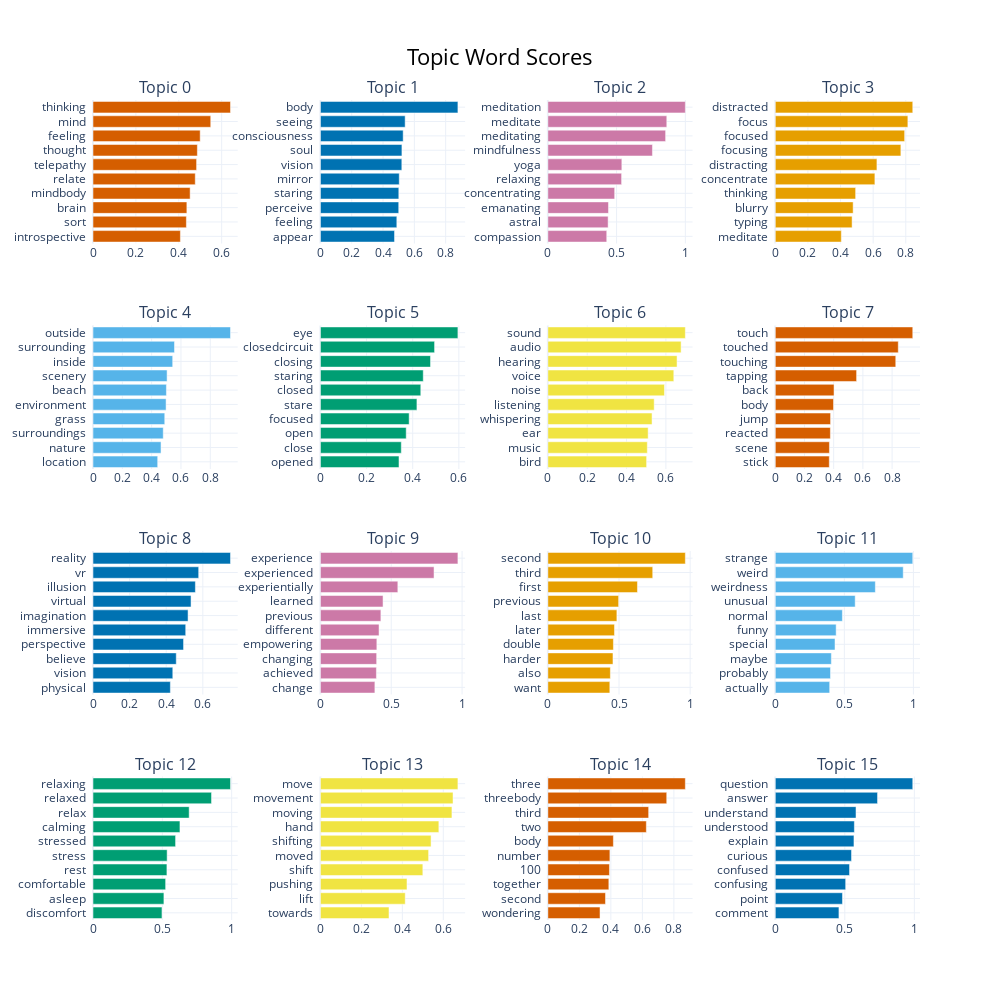

Write notebook code for a chart like this one.
### Code cell
topic_model.visualize_barchart(top_n_topics = 16, n_words = 10)

### Figure 1 — Plotly figure (JSON) as saved in the notebook; plotly's stock layout.template omitted (floating-point values rounded to 4 significant figures)
{"data": [{"marker": {"color": "#D55E00"}, "orientation": "h", "type": "bar", "x": [0.4075, 0.4355, 0.4377, 0.4529, 0.4769, 0.4831, 0.4867, 0.4998, 0.5491, 0.6411], "xaxis": "x", "y": ["introspective  ", "sort  ", "brain  ", "mindbody  ", "relate  ", "telepathy  ", "thought  ", "feeling  ", "mind  ", "thinking  "], "yaxis": "y"}, {"marker": {"color": "#0072B2"}, "orientation": "h", "type": "bar", "x": [0.4733, 0.488, 0.5001, 0.5006, 0.5035, 0.5199, 0.5205, 0.5285, 0.5412, 0.8782], "xaxis": "x2", "y": ["appear  ", "feeling  ", "perceive  ", "staring  ", "mirror  ", "vision  ", "soul  ", "consciousness  ", "seeing  ", "body  "], "yaxis": "y2"}, {"marker": {"color": "#CC79A7"}, "orientation": "h", "type": "bar", "x": [0.4283, 0.4383, 0.441, 0.486, 0.5364, 0.5381, 0.7606, 0.8565, 0.8651, 1.0], "xaxis": "x3", "y": ["compassion  ", "astral  ", "emanating  ", "concentrating  ", "relaxing  ", "yoga  ", "mindfulness  ", "meditating  ", "meditate  ", "meditation  "], "yaxis": "y3"}, {"marker": {"color": "#E69F00"}, "orientation": "h", "type": "bar", "x": [0.4049, 0.471, 0.4774, 0.4926, 0.6107, 0.6231, 0.77, 0.7931, 0.8128, 0.8429], "xaxis": "x4", "y": ["meditate  ", "typing  ", "blurry  ", "thinking  ", "concentrate  ", "distracting  ", "focusing  ", "focused  ", "focus  ", "distracted  "], "yaxis": "y4"}, {"marker": {"color": "#56B4E9"}, "orientation": "h", "type": "bar", "x": [0.4413, 0.464, 0.4791, 0.4894, 0.4985, 0.5008, 0.5053, 0.5435, 0.5558, 0.9378], "xaxis": "x5", "y": ["location  ", "nature  ", "surroundings  ", "grass  ", "environment  ", "beach  ", "scenery  ", "inside  ", "surrounding  ", "outside  "], "yaxis": "y5"}, {"marker": {"color": "#009E73"}, "orientation": "h", "type": "bar", "x": [0.3405, 0.3505, 0.3718, 0.3846, 0.4183, 0.435, 0.4457, 0.4772, 0.4948, 0.5959], "xaxis": "x6", "y": ["opened  ", "close  ", "open  ", "focused  ", "stare  ", "closed  ", "staring  ", "closing  ", "closedcircuit  ", "eye  "], "yaxis": "y6"}, {"marker": {"color": "#F0E442"}, "orientation": "h", "type": "bar", "x": [0.502, 0.5055, 0.5098, 0.5297, 0.5405, 0.5927, 0.6402, 0.6567, 0.6773, 0.6988], "xaxis": "x7", "y": ["bird  ", "music  ", "ear  ", "whispering  ", "listening  ", "noise  ", "voice  ", "hearing  ", "audio  ", "sound  "], "yaxis": "y7"}, {"marker": {"color": "#D55E00"}, "orientation": "h", "type": "bar", "x": [0.3699, 0.3707, 0.3774, 0.3787, 0.3989, 0.4024, 0.557, 0.8252, 0.8423, 0.9416], "xaxis": "x8", "y": ["stick  ", "scene  ", "reacted  ", "jump  ", "body  ", "back  ", "tapping  ", "touching  ", "touched  ", "touch  "], "yaxis": "y8"}, {"marker": {"color": "#0072B2"}, "orientation": "h", "type": "bar", "x": [0.4227, 0.4359, 0.4549, 0.4947, 0.5065, 0.5194, 0.5356, 0.5594, 0.5774, 0.7512], "xaxis": "x9", "y": ["physical  ", "vision  ", "believe  ", "perspective  ", "immersive  ", "imagination  ", "virtual  ", "illusion  ", "vr  ", "reality  "], "yaxis": "y9"}, {"marker": {"color": "#CC79A7"}, "orientation": "h", "type": "bar", "x": [0.3845, 0.3952, 0.3969, 0.3983, 0.4138, 0.4268, 0.4421, 0.5465, 0.8021, 0.9707], "xaxis": "x10", "y": ["change  ", "achieved  ", "changing  ", "empowering  ", "different  ", "previous  ", "learned  ", "experientially  ", "experienced  ", "experience  "], "yaxis": "y10"}, {"marker": {"color": "#E69F00"}, "orientation": "h", "type": "bar", "x": [0.4355, 0.4392, 0.4576, 0.4607, 0.4682, 0.485, 0.4974, 0.6296, 0.7369, 0.9661], "xaxis": "x11", "y": ["want  ", "also  ", "harder  ", "double  ", "later  ", "last  ", "previous  ", "first  ", "third  ", "second  "], "yaxis": "y11"}, {"marker": {"color": "#56B4E9"}, "orientation": "h", "type": "bar", "x": [0.394, 0.4, 0.4061, 0.4325, 0.4407, 0.4859, 0.5787, 0.7246, 0.9265, 0.9956], "xaxis": "x12", "y": ["actually  ", "probably  ", "maybe  ", "special  ", "funny  ", "normal  ", "unusual  ", "weirdness  ", "weird  ", "strange  "], "yaxis": "y12"}, {"marker": {"color": "#009E73"}, "orientation": "h", "type": "bar", "x": [0.4975, 0.5114, 0.5238, 0.5331, 0.5347, 0.5956, 0.6271, 0.6935, 0.8547, 0.9915], "xaxis": "x13", "y": ["discomfort  ", "asleep  ", "comfortable  ", "rest  ", "stress  ", "stressed  ", "calming  ", "relax  ", "relaxed  ", "relaxing  "], "yaxis": "y13"}, {"marker": {"color": "#F0E442"}, "orientation": "h", "type": "bar", "x": [0.3349, 0.4142, 0.4228, 0.5001, 0.5283, 0.5403, 0.5784, 0.6422, 0.6476, 0.6714], "xaxis": "x14", "y": ["towards  ", "lift  ", "pushing  ", "shift  ", "moved  ", "shifting  ", "hand  ", "moving  ", "movement  ", "move  "], "yaxis": "y14"}, {"marker": {"color": "#D55E00"}, "orientation": "h", "type": "bar", "x": [0.3311, 0.3658, 0.3871, 0.391, 0.3939, 0.4159, 0.6252, 0.6398, 0.7546, 0.8727], "xaxis": "x15", "y": ["wondering  ", "second  ", "together  ", "100  ", "number  ", "body  ", "two  ", "third  ", "threebody  ", "three  "], "yaxis": "y15"}, {"marker": {"color": "#0072B2"}, "orientation": "h", "type": "bar", "x": [0.4578, 0.4833, 0.5062, 0.534, 0.5483, 0.5658, 0.5688, 0.5806, 0.7354, 0.9888], "xaxis": "x16", "y": ["comment  ", "point  ", "confusing  ", "confused  ", "curious  ", "explain  ", "understood  ", "understand  ", "answer  ", "question  "], "yaxis": "y16"}], "layout": {"annotations": [{"font": {"size": 16}, "showarrow": false, "text": "Topic 0", "x": 0.0875, "xanchor": "center", "xref": "paper", "y": 1, "yanchor": "bottom", "yref": "paper"}, {"font": {"size": 16}, "showarrow": false, "text": "Topic 1", "x": 0.3625, "xanchor": "center", "xref": "paper", "y": 1, "yanchor": "bottom", "yref": "paper"}, {"font": {"size": 16}, "showarrow": false, "text": "Topic 2", "x": 0.6375, "xanchor": "center", "xref": "paper", "y": 1, "yanchor": "bottom", "yref": "paper"}, {"font": {"size": 16}, "showarrow": false, "text": "Topic 3", "x": 0.9125, "xanchor": "center", "xref": "paper", "y": 1, "yanchor": "bottom", "yref": "paper"}, {"font": {"size": 16}, "showarrow": false, "text": "Topic 4", "x": 0.0875, "xanchor": "center", "xref": "paper", "y": 0.725, "yanchor": "bottom", "yref": "paper"}, {"font": {"size": 16}, "showarrow": false, "text": "Topic 5", "x": 0.3625, "xanchor": "center", "xref": "paper", "y": 0.725, "yanchor": "bottom", "yref": "paper"}, {"font": {"size": 16}, "showarrow": false, "text": "Topic 6", "x": 0.6375, "xanchor": "center", "xref": "paper", "y": 0.725, "yanchor": "bottom", "yref": "paper"}, {"font": {"size": 16}, "showarrow": false, "text": "Topic 7", "x": 0.9125, "xanchor": "center", "xref": "paper", "y": 0.725, "yanchor": "bottom", "yref": "paper"}, {"font": {"size": 16}, "showarrow": false, "text": "Topic 8", "x": 0.0875, "xanchor": "center", "xref": "paper", "y": 0.45, "yanchor": "bottom", "yref": "paper"}, {"font": {"size": 16}, "showarrow": false, "text": "Topic 9", "x": 0.3625, "xanchor": "center", "xref": "paper", "y": 0.45, "yanchor": "bottom", "yref": "paper"}, {"font": {"size": 16}, "showarrow": false, "text": "Topic 10", "x": 0.6375, "xanchor": "center", "xref": "paper", "y": 0.45, "yanchor": "bottom", "yref": "paper"}, {"font": {"size": 16}, "showarrow": false, "text": "Topic 11", "x": 0.9125, "xanchor": "center", "xref": "paper", "y": 0.45, "yanchor": "bottom", "yref": "paper"}, {"font": {"size": 16}, "showarrow": false, "text": "Topic 12", "x": 0.0875, "xanchor": "center", "xref": "paper", "y": 0.175, "yanchor": "bottom", "yref": "paper"}, {"font": {"size": 16}, "showarrow": false, "text": "Topic 13", "x": 0.3625, "xanchor": "center", "xref": "paper", "y": 0.175, "yanchor": "bottom", "yref": "paper"}, {"font": {"size": 16}, "showarrow": false, "text": "Topic 14", "x": 0.6375, "xanchor": "center", "xref": "paper", "y": 0.175, "yanchor": "bottom", "yref": "paper"}, {"font": {"size": 16}, "showarrow": false, "text": "Topic 15", "x": 0.9125, "xanchor": "center", "xref": "paper", "y": 0.175, "yanchor": "bottom", "yref": "paper"}], "height": 1000, "hoverlabel": {"bgcolor": "white", "font": {"family": "Rockwell", "size": 16}}, "showlegend": false, "title": {"font": {"color": "Black", "size": 22}, "text": "Topic Word Scores", "x": 0.5, "xanchor": "center", "yanchor": "top"}, "width": 1000, "xaxis": {"anchor": "y", "domain": [0, 0.175], "showgrid": true}, "xaxis10": {"anchor": "y10", "domain": [0.275, 0.45], "showgrid": true}, "xaxis11": {"anchor": "y11", "domain": [0.55, 0.725], "showgrid": true}, "xaxis12": {"anchor": "y12", "domain": [0.825, 1], "showgrid": true}, "xaxis13": {"anchor": "y13", "domain": [0, 0.175], "showgrid": true}, "xaxis14": {"anchor": "y14", "domain": [0.275, 0.45], "showgrid": true}, "xaxis15": {"anchor": "y15", "domain": [0.55, 0.725], "showgrid": true}, "xaxis16": {"anchor": "y16", "domain": [0.825, 1], "showgrid": true}, "xaxis2": {"anchor": "y2", "domain": [0.275, 0.45], "showgrid": true}, "xaxis3": {"anchor": "y3", "domain": [0.55, 0.725], "showgrid": true}, "xaxis4": {"anchor": "y4", "domain": [0.825, 1], "showgrid": true}, "xaxis5": {"anchor": "y5", "domain": [0, 0.175], "showgrid": true}, "xaxis6": {"anchor": "y6", "domain": [0.275, 0.45], "showgrid": true}, "xaxis7": {"anchor": "y7", "domain": [0.55, 0.725], "showgrid": true}, "xaxis8": {"anchor": "y8", "domain": [0.825, 1], "showgrid": true}, "xaxis9": {"anchor": "y9", "domain": [0, 0.175], "showgrid": true}, "yaxis": {"anchor": "x", "domain": [0.825, 1], "showgrid": true}, "yaxis10": {"anchor": "x10", "domain": [0.275, 0.45], "showgrid": true}, "yaxis11": {"anchor": "x11", "domain": [0.275, 0.45], "showgrid": true}, "yaxis12": {"anchor": "x12", "domain": [0.275, 0.45], "showgrid": true}, "yaxis13": {"anchor": "x13", "domain": [0, 0.175], "showgrid": true}, "yaxis14": {"anchor": "x14", "domain": [0, 0.175], "showgrid": true}, "yaxis15": {"anchor": "x15", "domain": [0, 0.175], "showgrid": true}, "yaxis16": {"anchor": "x16", "domain": [0, 0.175], "showgrid": true}, "yaxis2": {"anchor": "x2", "domain": [0.825, 1], "showgrid": true}, "yaxis3": {"anchor": "x3", "domain": [0.825, 1], "showgrid": true}, "yaxis4": {"anchor": "x4", "domain": [0.825, 1], "showgrid": true}, "yaxis5": {"anchor": "x5", "domain": [0.55, 0.725], "showgrid": true}, "yaxis6": {"anchor": "x6", "domain": [0.55, 0.725], "showgrid": true}, "yaxis7": {"anchor": "x7", "domain": [0.55, 0.725], "showgrid": true}, "yaxis8": {"anchor": "x8", "domain": [0.55, 0.725], "showgrid": true}, "yaxis9": {"anchor": "x9", "domain": [0.275, 0.45], "showgrid": true}}}
